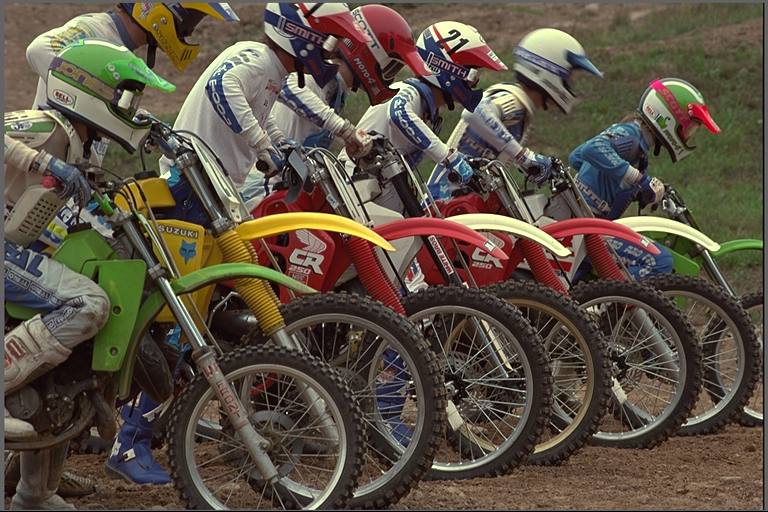
#> input picture lab1/lab1_color.png, 768 x 512 px
$ python zad6.py
#> lines starting #> are read from the running program, lines starting #| are printed output that depends on the picture
import matplotlib.pyplot as plt
import matplotlib.image as mpimg
import numpy as np

img = mpimg.imread('lab1_color.png')
#> img is the input picture: shape (512, 768, 3) float32; mean R, G, B 0.359, 0.318, 0.265

x, y, z = img.shape
#> x = 512; y = 768; z = 3

img2 = np.zeros([x, y*2, z])
img2[:x, :y] = img
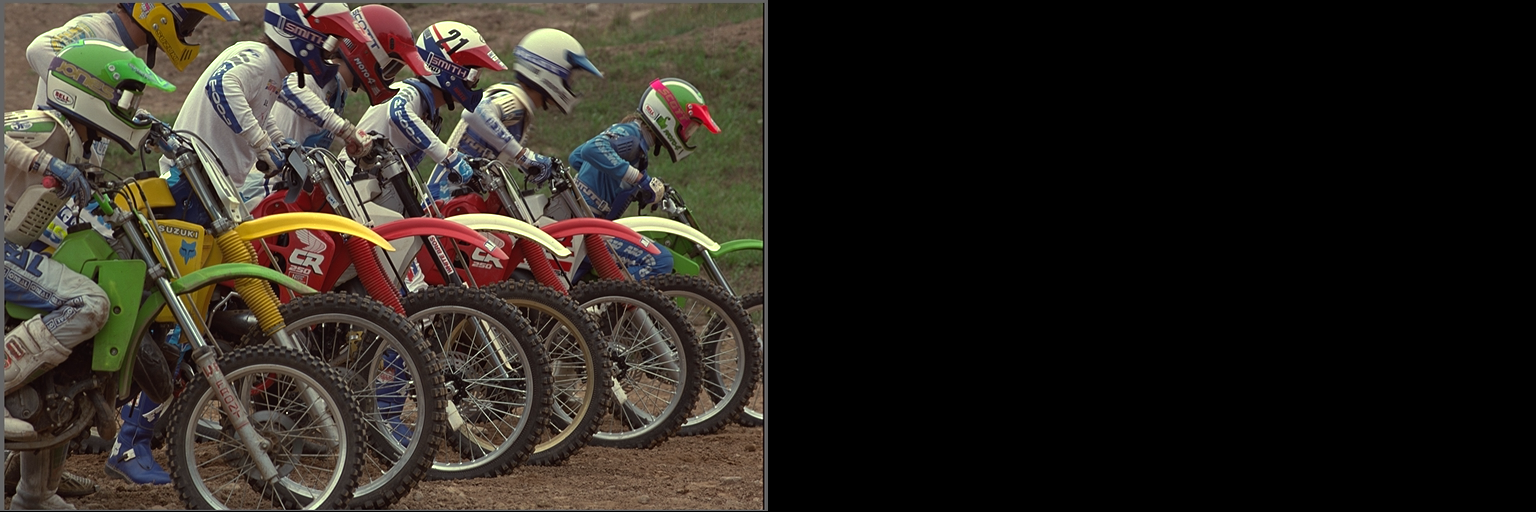
#> img2: shape (512, 1536, 3) float64; mean R, G, B 0.179, 0.159, 0.132
img2[:x, y:] = img[:,::-1]
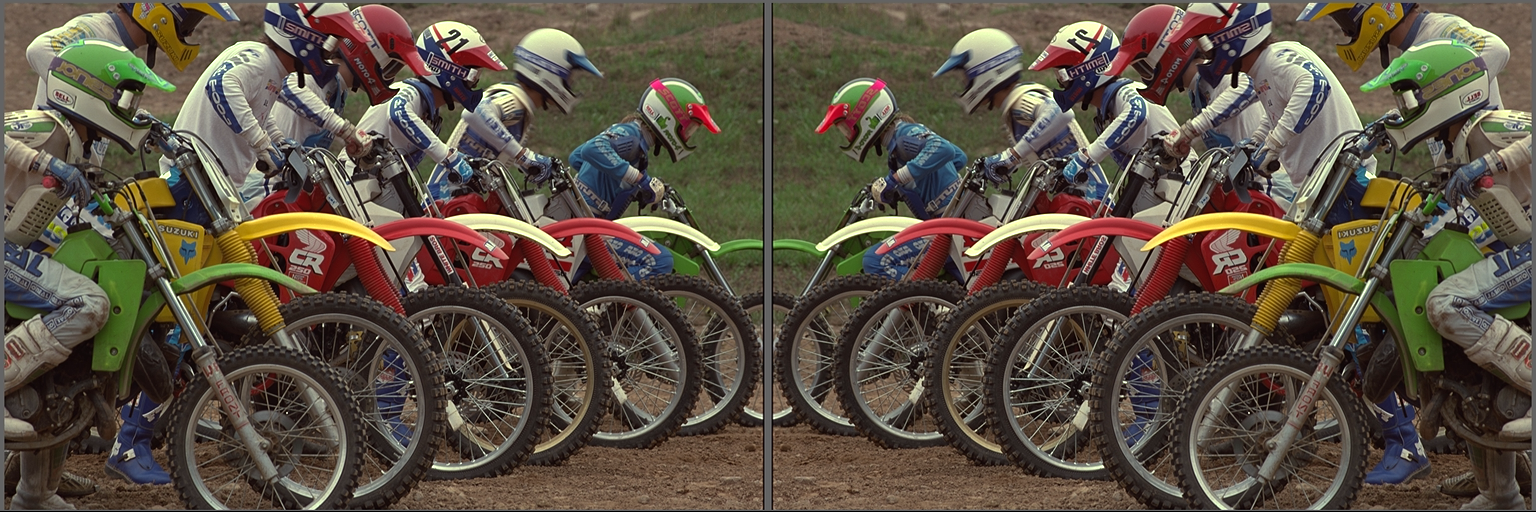
#> img2: shape (512, 1536, 3) float64; mean R, G, B 0.359, 0.318, 0.265

plt.subplot(1, 2, 1)
plt.imshow(img)
plt.title('Obraz oryginalny')

plt.subplot(1, 2, 2)
plt.imshow(img2)
plt.title('Lustrzane odbicia sklejonego obrazu')

plt.show()
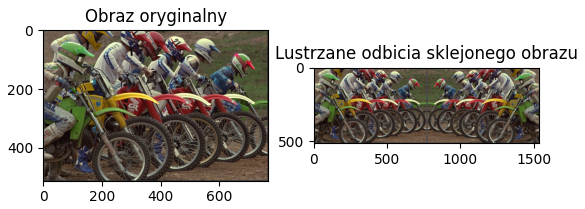
#> figure drawn by matplotlib, 2 panels
